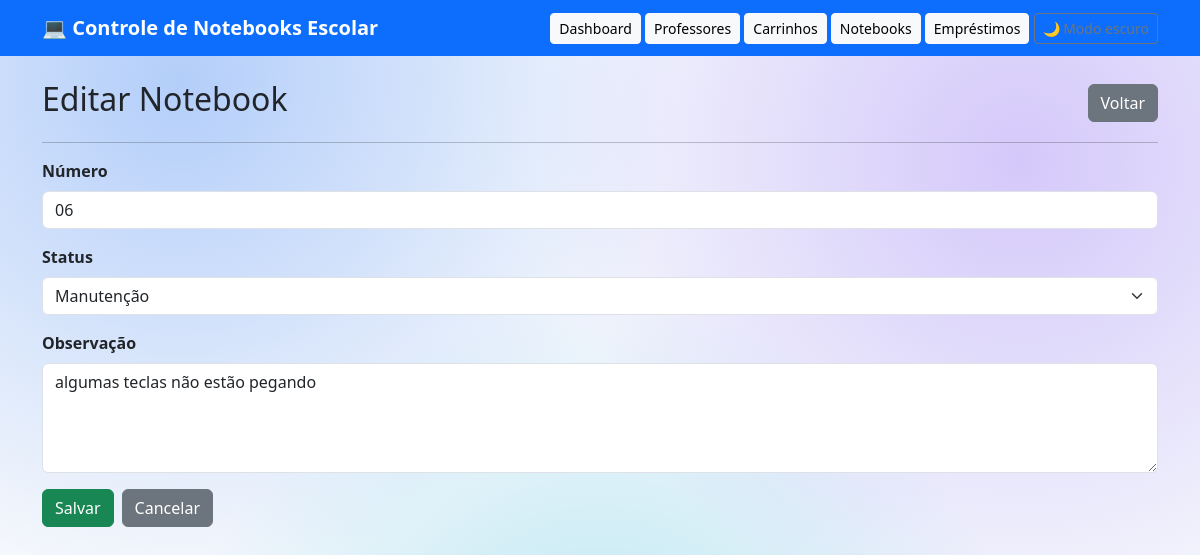
The app's page /paginas/notebooks/editar.php?id=6 with its own data.
### tables this page shows
CREATE TABLE notebooks (
    id INTEGER PRIMARY KEY AUTOINCREMENT,
    numero INTEGER NOT NULL,
    carrinho_id INTEGER NOT NULL, status TEXT DEFAULT 'Disponível', observacao TEXT,
    FOREIGN KEY(carrinho_id) REFERENCES carrinhos(id)
);

### paginas/notebooks/editar.php (the view, shortened to what this page needs)
<?php
include("../../includes/header.php");
include("../../includes/menu.php");
include("../../conexao.php");
$id = $_GET["id"] ?? null;
$sql = "SELECT * FROM notebooks WHERE id = ?";
$stmt = $pdo->prepare($sql);
$stmt->execute([$id]);
$notebook = $stmt->fetch(PDO::FETCH_ASSOC);
?>
<div class="container mt-4">
    <div class="d-flex justify-content-between align-items-center mb-3">
        <h2>Editar Notebook</h2>
        <a href="index.php" class="btn btn-secondary">
            Voltar
        </a>
    </div>
    <hr>
    <form action="salvar.php" method="POST">
        <div class="mb-3">
            <label class="form-label">
                <strong>Número</strong>
            </label>
            <input
                type="text"
                class="form-control"
                value="<?= str_pad($notebook["numero"], 2, "0", STR_PAD_LEFT) ?>"
                readonly>
        </div>
        <div class="mb-3">
            <label for="status" class="form-label">
                <strong>Status</strong>
            </label>
            <select
                name="status"
                id="status"
                class="form-select"
                required>
                <option value="Manutenção"
                    <?= $notebook["status"] == "Manutenção" ? "selected" : "" ?>>
                    Manutenção
                </option>
            </select>
        </div>
        <div class="mb-3">
            <label for="observacao" class="form-label">
                <strong>Observação</strong>
            </label>
            <textarea
                name="observacao"
                id="observacao"
                class="form-control"
                rows="4"
                placeholder="Digite uma observação sobre o notebook..."><?= htmlspecialchars($notebook["observacao"] ?? "") ?></textarea>
        </div>
        <div class="d-flex gap-2">
            <button type="submit" class="btn btn-success">
                Salvar
            </button>
            <a href="index.php" class="btn btn-secondary">
                Cancelar
            </a>
        </div>
    </form>
</div>
<?php
include("../../includes/footer.php");
?>

### assets/css/estilo.css (style rules this page uses)
body { background: radial-gradient(circle at 15% 10%, rgba(59, 130, 246, 0.35), transparent 40%), radial-gradient(circle at 85% 20%, rgba(139, 92, 246, 0.30), transparent 40%), radial-gradient(circle at 50% 90%, rgba(6, 182, 212, 0.25), transparent 45%), #f4f7fc; background-attachment: fixed; min-height: 100vh; }

### includes/header.php (style rules this page uses)
body { transition: background-color .2s ease, color .2s ease; }
.card, .form-control, .form-select, .navbar, .table { transition: background-color .2s ease, color .2s ease, border-color .2s ease; }

### records on screen
notebooks: numero "06", status "Manutenção", observacao "algumas teclas não estão pegando"
